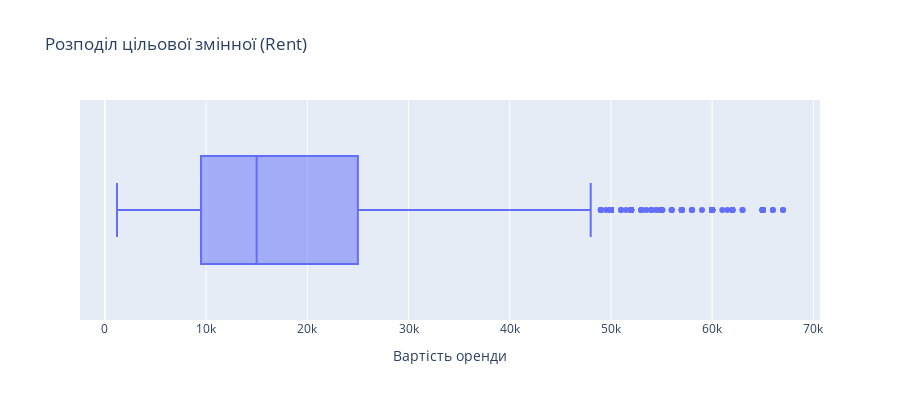

Here is the notebook cell this chart was saved with:
### Code cell
fig = px.box(
    df_no_outliers['Rent'],
    x='Rent',
    title='Розподіл цільової змінної (Rent)',
    labels={'Rent': 'Вартість оренди', 'count': 'Кількість пропозицій'}
)
fig.update_layout(
    showlegend=False,
    height=400
)
fig.show()

### Figure 1 — Plotly figure (JSON) as saved in the notebook; plotly's stock layout.template omitted (floating-point values rounded to 4 significant figures; data arrays with more than 128 entries replaced by an {"elided": "..."} marker saying what was removed)
{"data": [{"alignmentgroup": "True", "hovertemplate": "Вартість оренди=%{x}<extra></extra>", "legendgroup": "", "marker": {"color": "#636efa"}, "name": "", "notched": false, "offsetgroup": "", "orientation": "h", "showlegend": false, "type": "box", "x": {"elided": "4226 int values"}, "x0": " ", "xaxis": "x", "y0": " ", "yaxis": "y"}], "layout": {"boxmode": "group", "height": 400, "legend": {"tracegroupgap": 0}, "showlegend": false, "title": {"text": "Розподіл цільової змінної (Rent)"}, "xaxis": {"anchor": "y", "domain": [0, 1], "title": {"text": "Вартість оренди"}}, "yaxis": {"anchor": "x", "domain": [0, 1]}}}
